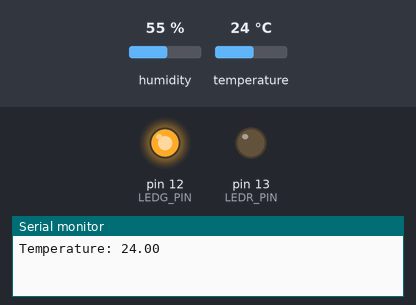
Bench run of a sketch on a simulated Arduino Uno, built with avr-gcc and run on an emulated ATmega328P. Parts: output pins drawn as LEDs (lit = HIGH), the last lines printed to the serial monitor. The inputs (shaded band) are chosen by the test bench; at power-on: temperature 24 °C, humidity 55 %.

Above: at 1.3 s.
1.4 s: temperature set to 26 °C
4.2 s: temperature set to 29 °C
At 8.1 s:
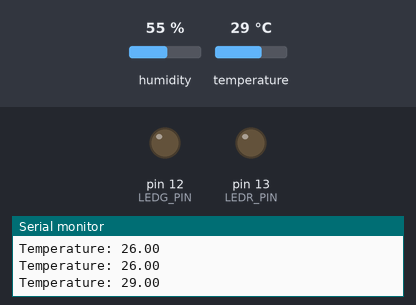
8.3 s: temperature set to 12 °C
At 9.6 s:
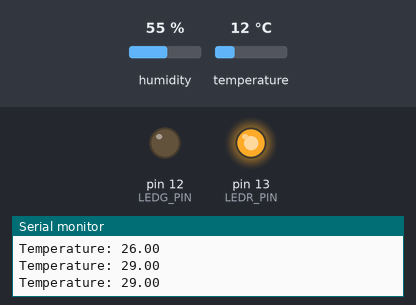
12.4 s: temperature set to 28 °C
At 17.1 s:
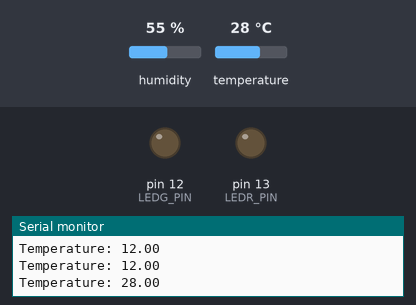
Timing chart, 0 to 17.5 s (numbered marks = the images above; inputs shaded):
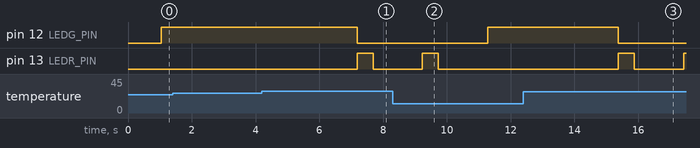

The sketch:

dht11_led.ino
```cpp
#include <DHT11.h>

DHT11 dht11(4);

#define DHT11_PIN 4   // DHT11 데이터 핀
#define LEDR_PIN 13     // LED 핀
#define LEDG_PIN 12     // LED 핀
#define TEMP_THRESHOLD 28.0  // 임계 온도 (28도)

void setup() {
  pinMode(LEDR_PIN, OUTPUT);
  pinMode(LEDG_PIN, OUTPUT);
  Serial.begin(9600);
}

void loop() {
  float temperature = dht11.readTemperature();
  float humidity = dht11.readHumidity();
  Serial.print("Temperature: ");
  Serial.println(temperature);
  //Serial.print("Humidity: ");
  //Serial.print(humidity);
  //Serial.println(" %");

  if (temperature >= TEMP_THRESHOLD) {
    // LED 깜빡임
    digitalWrite(LEDG_PIN, LOW);
    digitalWrite(LEDR_PIN, HIGH);
    delay(500);
    digitalWrite(LEDR_PIN, LOW);
    delay(500);
  } else {
    // LEDG 켜짐
    digitalWrite(LEDG_PIN, HIGH);
    delay(1000); // 1초마다 온도 갱신
  }
}
```

Measured:
- the behaviour switches between 27 and 28 °C on temperature (found by bisection; images 0 and 1)
- after the input at 4.2 s, pin 12 (LEDG_PIN): HIGH → LOW after 3.0 s; pin 13 (LEDR_PIN): LOW → HIGH after 3.0 s, → LOW 0.50 s later
- after the input at 8.3 s, pin 12 (LEDG_PIN): LOW → HIGH after 3.0 s; pin 13 (LEDR_PIN): goes on until 9.7 s, then stays LOW
- after the input at 12.4 s, pin 12 (LEDG_PIN): HIGH → LOW after 3.0 s; pin 13 (LEDR_PIN): LOW → HIGH after 3.0 s, → LOW 0.50 s later, → HIGH 1.5 s later
